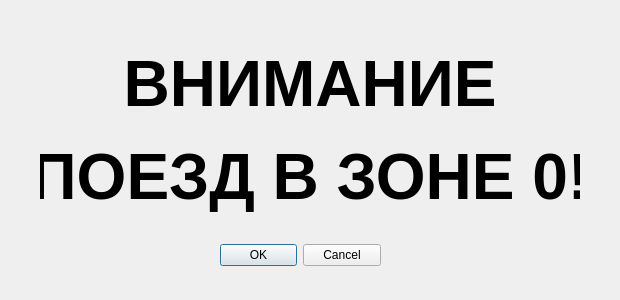
<?xml version="1.0" encoding="UTF-8"?>
<ui version="4.0">
 <class>zoneAlert_0</class>
 <widget class="QDialog" name="zoneAlert_0">
  <property name="geometry">
   <rect>
    <x>0</x>
    <y>0</y>
    <width>620</width>
    <height>300</height>
   </rect>
  </property>
  <property name="windowTitle">
   <string>Dialog</string>
  </property>
  <widget class="QDialogButtonBox" name="buttonBox">
   <property name="geometry">
    <rect>
     <x>220</x>
     <y>230</y>
     <width>161</width>
     <height>51</height>
    </rect>
   </property>
   <property name="sizePolicy">
    <sizepolicy hsizetype="Expanding" vsizetype="Fixed">
     <horstretch>0</horstretch>
     <verstretch>0</verstretch>
    </sizepolicy>
   </property>
   <property name="orientation">
    <enum>Qt::Horizontal</enum>
   </property>
   <property name="standardButtons">
    <set>QDialogButtonBox::Cancel|QDialogButtonBox::Ok</set>
   </property>
  </widget>
  <widget class="QWidget" name="">
   <property name="geometry">
    <rect>
     <x>40</x>
     <y>40</y>
     <width>540</width>
     <height>180</height>
    </rect>
   </property>
   <layout class="QGridLayout" name="gridLayout">
    <item row="2" column="0">
     <widget class="QLabel" name="label">
      <property name="font">
       <font>
        <pointsize>48</pointsize>
        <bold>true</bold>
       </font>
      </property>
      <property name="text">
       <string>ПОЕЗД В ЗОНЕ 0!</string>
      </property>
      <property name="alignment">
       <set>Qt::AlignCenter</set>
      </property>
     </widget>
    </item>
    <item row="1" column="0">
     <widget class="QLabel" name="label_2">
      <property name="font">
       <font>
        <pointsize>48</pointsize>
        <bold>true</bold>
       </font>
      </property>
      <property name="text">
       <string>ВНИМАНИЕ</string>
      </property>
      <property name="alignment">
       <set>Qt::AlignCenter</set>
      </property>
     </widget>
    </item>
   </layout>
  </widget>
 </widget>
 <resources/>
 <connections>
  <connection>
   <sender>buttonBox</sender>
   <signal>accepted()</signal>
   <receiver>zoneAlert_0</receiver>
   <slot>accept()</slot>
   <hints>
    <hint type="sourcelabel">
     <x>248</x>
     <y>254</y>
    </hint>
    <hint type="destinationlabel">
     <x>157</x>
     <y>274</y>
    </hint>
   </hints>
  </connection>
  <connection>
   <sender>buttonBox</sender>
   <signal>rejected()</signal>
   <receiver>zoneAlert_0</receiver>
   <slot>reject()</slot>
   <hints>
    <hint type="sourcelabel">
     <x>316</x>
     <y>260</y>
    </hint>
    <hint type="destinationlabel">
     <x>286</x>
     <y>274</y>
    </hint>
   </hints>
  </connection>
 </connections>
</ui>
